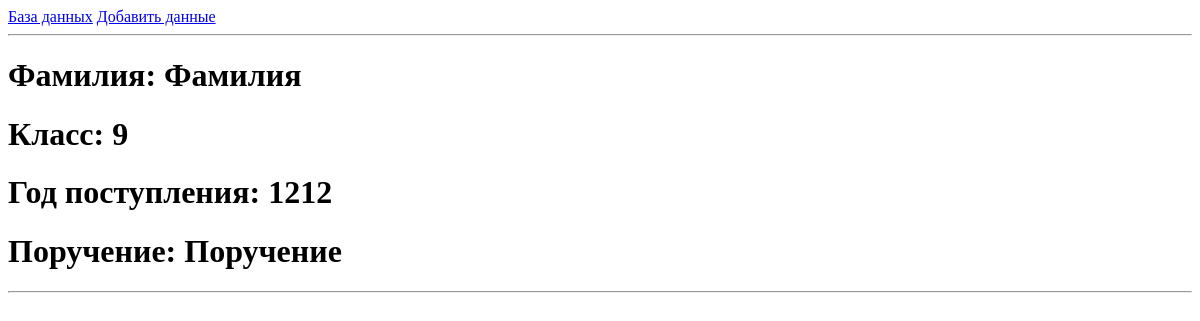
The page /90/view.php on the database as committed earlier.
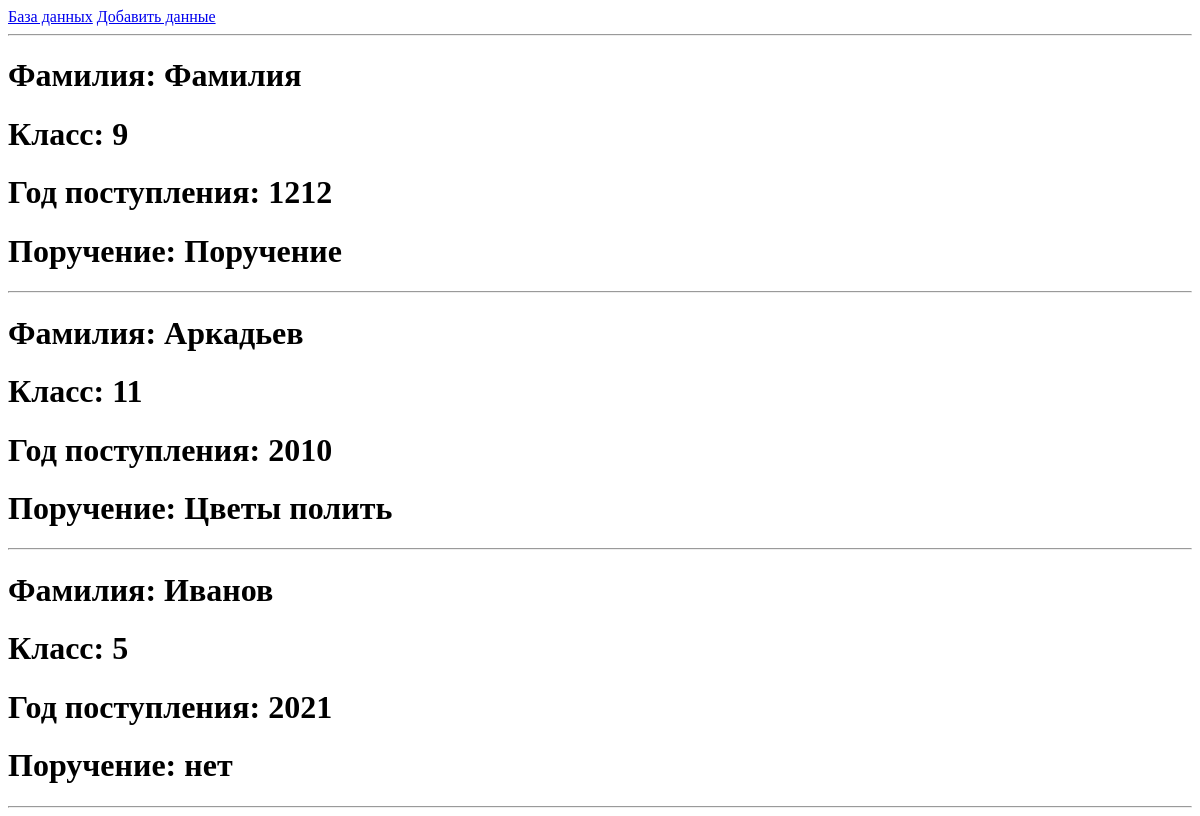
The same page on the database as committed later.
### tables this page shows
CREATE TABLE student_credentials(
                id INTEGER PRIMARY KEY AUTOINCREMENT,
                last_name VARCHAR NOT NULL,
                class INTEGER NOT NULL,
                year_of_admission INTEGER NOT NULL,
                instructions TEXT);

### 90/sql.php (called while the page is built, shortened)
<?php
$db_connection = new PDO('sqlite:D:\Programs\Projects\php\phpHomework\90\school.sqlite');
class StudentCredentialsRepositoty
{
    private PDO $db_connection;
    public function __construct(PDO $db_connection)
    {
        $this->db_connection = $db_connection;
    }
        public function ShowAll() : mixed
        {
            return $this->db_connection->query('SELECT * FROM student_credentials;')->fetchAll();
        }
}
    $repo = new StudentCredentialsRepositoty($db_connection);
?>

### 90/view.php (the view, shortened to what this page needs)
<?php require_once 'D:\Programs\Projects\php\phpHomework\90\sql.php'; ?>
<!DOCTYPE html>
<html lang="en">
<head>
</head>
<body>
    <header><a href="/90/view.php">База данных</a> <a href="/90/index.php">Добавить данные</a></header>
    <hr/>
    <?php
        $rows = $repo->ShowAll();
    ?>
    <?php foreach ($rows as $row): ?>
        <div>
            <h1><label>Фамилия: </label><?php echo $row['last_name']; ?></h1>
            <h1><label>Класс: </label><?php echo $row['class']; ?></h1>
            <h1><label>Год поступления: </label><?php echo $row['year_of_admission']; ?></h1>
            <h1><label>Поручение: </label><?php echo $row['instructions']; ?></h1>
        </div>
        <hr/>
    <?php endforeach; ?>
</body>
</html>

Rows that differ between the two databases and show on the page:
added student_credentials: last_name "Аркадьев", class "11", year_of_admission "2010", instructions "Цветы полить"
added student_credentials: last_name "Иванов", class "5", year_of_admission "2021", instructions "нет"
